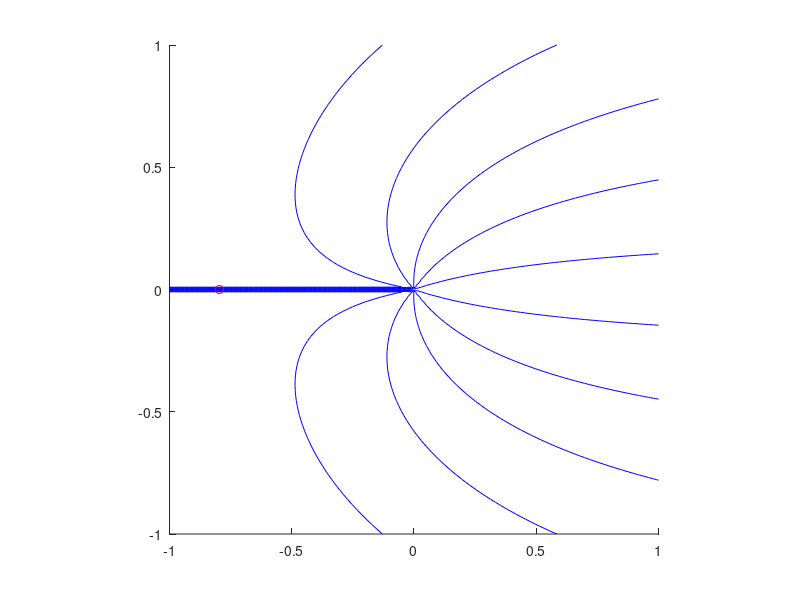

Source code (MATLAB):
clear;
clc;
y = linspace(-1, 1, 100);
x = linspace(-1, 1, 100);

[X, Y] = meshgrid(x, y);
U = 1;
m = 5;

R = sqrt(X.^2 + Y.^2) ;
Theta = atan2(Y, X) ;
psi = U*R.*sin(Theta) + (m/(2*pi))*Theta ;
phi = U*R.*cos(Theta) + (m/(2*pi))*log(R) ;



% figure1 = figure; 

hold all;
contour(X, Y, psi, 100, '-b', linewidth=1);
plot(-2.5/pi, 0, '-ro')
% contour(X, Y, phi, 20, '--r', linewidth=2);
pbaspect([1 1 1]);
% set(h,'Visible','off')
% axis off
% axis image
% saveas(figure1,'finename.png')

